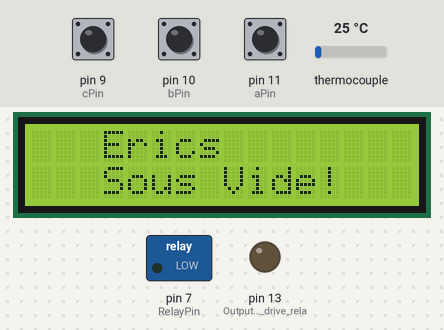
A sketch run on a simulated Arduino Uno, built with avr-gcc and run on an emulated ATmega328P. Shown: 16×2 character LCD, switched loads named in the sketch (green lamp = pin HIGH), output pins drawn as LEDs (lit = HIGH). The inputs (shaded band) are chosen by the test bench; at power-on: pin 9 (cPin) HIGH, thermocouple 25 °C, pin 10 (bPin) HIGH, pin 11 (aPin) HIGH. EEPROM starts erased; pins used as bus, display or sensor lines are not drawn; what the sketch prints to the serial monitor is not drawn.

Above: at 4.2 s.
4.3 s: pin 9 (cPin) pulled LOW for 0.15 s
At 5.7 s:
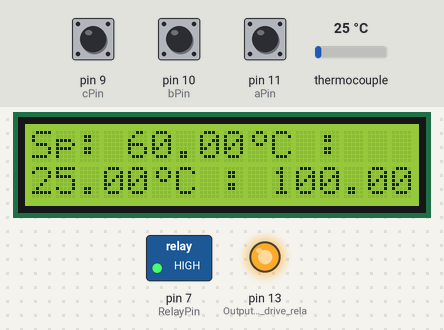
6.0 s: thermocouple set to 50 °C
At 7.3 s:
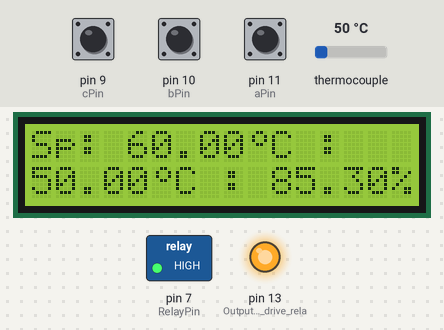
9.0 s: thermocouple set to 55 °C
At 10.8 s:
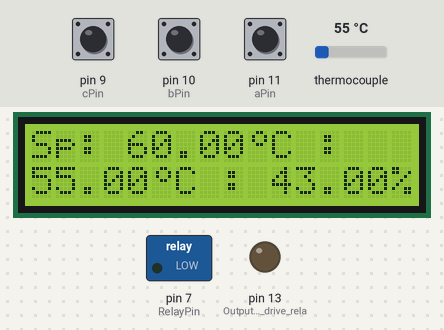
11.1 s: pin 10 (bPin) pulled LOW for 0.15 s
At 12.5 s:
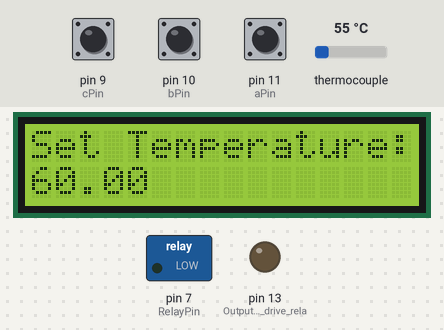
14.2 s: pin 11 (aPin) pulled LOW for 1 s
At 16.3 s:
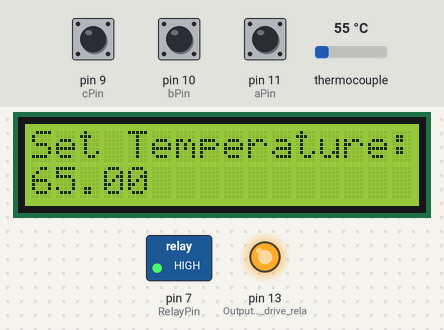
16.7 s: pin 11 (aPin) pulled LOW for 0.15 s
At 17.2 s:
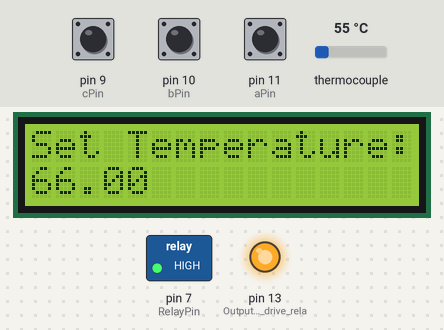
Timing chart, 0 to 19.4 s (numbered marks = the images above; inputs shaded):
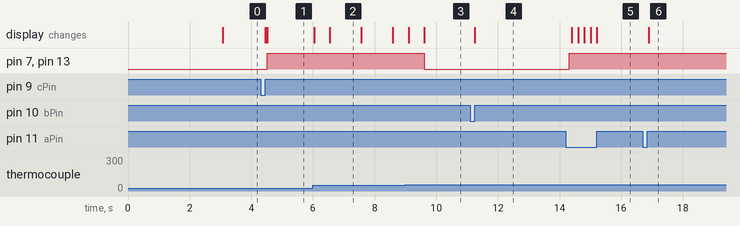

The sketch:

sous_vide.ino
```cpp
// LCD Library
#include <LiquidCrystal.h>
// PID Library
#include <PID_v1.h>
#include <PID_AutoTune_v0.h>
// temp sensor library
#include "max6675.h"
// So we can save and retrieve settings
#include <EEPROM.h>

// ************************************************
// Pin definitions
// ************************************************

// Output Relay
#define RelayPin 7
#define aPin 11
#define bPin 10
#define cPin 9

int thermoDO = 4;
int thermoCS = 3;
int thermoCLK = 2;

MAX6675 thermocouple (thermoCLK, thermoCS, thermoDO);
int vccPin = 5;
int gndPin = 6;

/*
 LCD circuit:
 * LCD RS pin to digital pin A0
 * LCD Enable pin to digital pin A1
 * LCD D4 pin to digital pin A2
 * LCD D5 pin to digital pin A3
 * LCD D6 pin to digital pin A4
 * LCD D7 pin to digital pin A5
 * LCD R/W pin to ground
 * LCD VSS pin to ground
 * LCD VCC pin to 5V
 * 10K resistor:
 * ends to +5V and ground
 * wiper to LCD VO pin (pin 3)
 */

// ************************************************
// PID Variables and constants
// ************************************************

//Define Variables we'll be connecting to
double Setpoint;
double Input;
double Output;

volatile long onTime = 0;

// pid tuning parameters
double Kp;
double Ki;
double Kd;

// EEPROM addresses for persisted data
const int SpAddress = 0;
const int KpAddress = 8;
const int KiAddress = 16;
const int KdAddress = 24;

//Specify the links and initial tuning parameters
PID myPID(&Input, &Output, &Setpoint, Kp, Ki, Kd, DIRECT);

// 10 second Time Proportional Output window
int WindowSize = 10000;
unsigned long windowStartTime;

// ************************************************
// Auto Tune Variables and constants
// ************************************************
byte ATuneModeRemember=2;

double aTuneStep=500;
double aTuneNoise=3;
unsigned int aTuneLookBack=60;

boolean tuning = false;

PID_ATune aTune(&Input, &Output);

// ************************************************
// DiSplay Variables and constants
// ************************************************

LiquidCrystal lcd(A0, A1, A2, A3, A4, A5);

unsigned long lastInput = 0; // last button press

byte degree[8] = // define the degree symbol
{
 B00110,
 B01001,
 B01001,
 B00110,
 B00000,
 B00000,
 B00000,
 B00000
};

const int logInterval = 10000; // log every 10 seconds
long lastLogTime = 0;

// ************************************************
// States for state machine
// ************************************************
enum operatingState { OFF = 0, SETP, RUN, TUNE_P, TUNE_I, TUNE_D, AUTO};
operatingState opState = OFF;


// ************************************************
// Setup and diSplay initial screen
// ************************************************
void setup()
{
   Serial.begin(9600);


   // Initialize Relay Control:
   pinMode(aPin, INPUT_PULLUP);
   pinMode(bPin, INPUT_PULLUP);
   pinMode(cPin, INPUT_PULLUP);
   pinMode(RelayPin, OUTPUT);    // Output mode to drive relay
   pinMode(13, OUTPUT);    // Output mode to drive relay
   digitalWrite(RelayPin, LOW);  // make sure it is off to start
   digitalWrite(13, LOW);  // make sure it is off to start

   // Set up Ground & Power for the sensor from GPIO pins

    pinMode(vccPin, OUTPUT); digitalWrite(vccPin, HIGH);
    pinMode(gndPin, OUTPUT); digitalWrite(gndPin, LOW);

   // Initialize LCD DiSplay

   lcd.begin(16, 2);
   lcd.createChar(1, degree); // create degree symbol from the binary
   lcd.setCursor(0, 0);
   lcd.print(F("    Eric's"));
   lcd.setCursor(0, 1);
   lcd.print(F("   Sous Vide"));

   // Start up the DS18B20 One Wire Temperature Sensor

   delay(3000);  // Splash screen

   // Initialize the PID and related variables
   LoadParameters();
   myPID.SetTunings(Kp,Ki,Kd);

   myPID.SetSampleTime(1000);
   myPID.SetOutputLimits(0, WindowSize);

  // Run timer2 interrupt every 15 ms
  TCCR2A = 0;
  TCCR2B = 1<<CS22 | 1<<CS21 | 1<<CS20;

  //Timer2 Overflow Interrupt Enable
  TIMSK2 |= 1<<TOIE2;
}

// ************************************************
// Timer Interrupt Handler
// ************************************************
SIGNAL(TIMER2_OVF_vect)
{
  if (opState == OFF)
  {
    turnOff();  // make sure relay is off
  }
  else
  {
    DriveOutput();
  }
}

// ************************************************
// Main Control Loop
//
// All state changes pass through here
// ************************************************
void loop()
{
   // wait for button release before changing state
   while(ReadButtons() != 0) {}

   lcd.clear();

   switch (opState)
   {
   case OFF:
      Off();
      break;
   case SETP:
      Tune_Sp();
      break;
    case RUN:
      Run();
      break;
   }
}

// ************************************************
// Initial State - press RIGHT to enter setpoint
// ************************************************
void Off()
{
   myPID.SetMode(MANUAL);
   turnOff();
   lcd.print(F("   Erics"));
   lcd.setCursor(0, 1);
   lcd.print(F("   Sous Vide!"));
   uint8_t buttons = 0;

   while(buttons != 3)
   {
      buttons = ReadButtons();
   }
   // Prepare to transition to the RUN state
    // Start an asynchronous temperature reading

   //turn the PID on
   myPID.SetMode(AUTOMATIC);
   windowStartTime = millis();
   opState = RUN; // start control
}

// ************************************************
// Setpoint Entry State
// UP/DOWN to change setpoint
// RIGHT for tuning parameters
// LEFT for OFF
// SHIFT for 10x tuning
// ************************************************
void Tune_Sp()
{
   lcd.print(F("Set Temperature:"));
   uint8_t buttons = 0;
   while(true)
   {
      buttons = ReadButtons();

      float increment = 1;
      if (buttons == 1)
      {
         Setpoint += increment;
         delay(200);
      }
      if (buttons == 2)
      {
         Setpoint -= increment;
         delay(200);
      }

      if ((millis() - lastInput) > 10000)  // return to RUN after 10 seconds idle
      {
         opState = RUN;
         return;
      }
      lcd.setCursor(0,1);
      lcd.print(Setpoint);
      lcd.print(" ");
      DoControl();
   }
}


// ************************************************
// PID COntrol State
// SHIFT and RIGHT for autotune
// RIGHT - Setpoint
// LEFT - OFF
// ************************************************
void Run()
{
   // set up the LCD's number of rows and columns:
   lcd.print(F("Sp: "));
   lcd.print(Setpoint);
   lcd.write(1);
   lcd.print(F("C : "));

   SaveParameters();
   myPID.SetTunings(Kp,Ki,Kd);

   uint8_t buttons = 0;
   while(true)
   {

      buttons = ReadButtons();
      if ((buttons == 4) && (abs(Input - Setpoint) < 0.5))  // Should be at steady-state
      {
         StartAutoTune();
      }
      else if (buttons == 2)
      {
        opState = SETP;
        return;
      }
      else if (buttons == 3)
      {
        opState = OFF;
        return;
      }

      DoControl();

      lcd.setCursor(0,1);
      lcd.print(Input);
      lcd.write(1);
      lcd.print(F("C : "));

      float pct = map(Output, 0, WindowSize, 0, 1000);
      lcd.setCursor(10,1);
      lcd.print(F("      "));
      lcd.setCursor(10,1);
      lcd.print(pct/10);
      //lcd.print(Output);
      lcd.print("%");

      lcd.setCursor(15,0);
      if (tuning)
      {
        lcd.print("T");
      }
      else
      {
        lcd.print(" ");
      }

      // periodically log to serial port in csv format
      if (millis() - lastLogTime > logInterval)
      {
        Serial.print(Input);
        Serial.print(",");
        Serial.println(Output);
      }

      delay(250);
   }
}

// ************************************************
// Execute the control loop
// ************************************************
void DoControl()
{
  // Read the input:
    Input = thermocouple.readCelsius();

  if (tuning) // run the auto-tuner
  {
     if (aTune.Runtime()) // returns 'true' when done
     {
        FinishAutoTune();
     }
  }
  else // Execute control algorithm
  {
     myPID.Compute();
  }

  // Time Proportional relay state is updated regularly via timer interrupt.
  onTime = Output;
}

// ************************************************
// Called by ISR every 15ms to drive the output
// ************************************************
void DriveOutput()
{
  long now = millis();
  // Set the output
  // "on time" is proportional to the PID output
  if(now - windowStartTime>WindowSize)
  { //time to shift the Relay Window
     windowStartTime += WindowSize;
  }
  if((onTime > 100) && (onTime > (now - windowStartTime)))
  {
     turnOn();
  }
  else
  {
     turnOff();
  }
}


// ************************************************
// Start the Auto-Tuning cycle
// ************************************************

void StartAutoTune()
{
   // REmember the mode we were in
   ATuneModeRemember = myPID.GetMode();

   // set up the auto-tune parameters
   aTune.SetNoiseBand(aTuneNoise);
   aTune.SetOutputStep(aTuneStep);
   aTune.SetLookbackSec((int)aTuneLookBack);
   tuning = true;
}

// ************************************************
// Return to normal control
// ************************************************
void FinishAutoTune()
{
   tuning = false;

   // Extract the auto-tune calculated parameters
   Kp = aTune.GetKp();
   Ki = aTune.GetKi();
   Kd = aTune.GetKd();

   // Re-tune the PID and revert to normal control mode
   myPID.SetTunings(Kp,Ki,Kd);
   myPID.SetMode(ATuneModeRemember);

   // Persist any changed parameters to EEPROM
   SaveParameters();
}

// ************************************************
// Check buttons and time-stamp the last press
// ************************************************
uint8_t ReadButtons()
{
  uint8_t buttons = 0;
  if (digitalRead(aPin) == LOW && digitalRead(bPin)== LOW && digitalRead(cPin) == HIGH) {
    buttons = 4;
  } else if (digitalRead(aPin)== LOW) {
    buttons = 1;
  } else if (digitalRead(bPin)== LOW) {
    buttons = 2;
  } else if (digitalRead(cPin)== LOW) {
    buttons = 3;
  }

  if (buttons != 0)
  {
    lastInput = millis();
  }
  return buttons;
}

// ************************************************
// Save any parameter changes to EEPROM
// ************************************************
void SaveParameters()
{
   if (Setpoint != EEPROM_readDouble(SpAddress))
   {
      EEPROM_writeDouble(SpAddress, Setpoint);
   }
   if (Kp != EEPROM_readDouble(KpAddress))
   {
      EEPROM_writeDouble(KpAddress, Kp);
   }
   if (Ki != EEPROM_readDouble(KiAddress))
   {
      EEPROM_writeDouble(KiAddress, Ki);
   }
   if (Kd != EEPROM_readDouble(KdAddress))
   {
      EEPROM_writeDouble(KdAddress, Kd);
   }
}

// ************************************************
// Load parameters from EEPROM
// ************************************************
void LoadParameters()
{
  // Load from EEPROM
   Setpoint = EEPROM_readDouble(SpAddress);
   Kp = EEPROM_readDouble(KpAddress);
   Ki = EEPROM_readDouble(KiAddress);
   Kd = EEPROM_readDouble(KdAddress);

   // Use defaults if EEPROM values are invalid
   if (isnan(Setpoint) || Setpoint == 0)
   {
     Setpoint = 60;
   }
   if (isnan(Kp) || Kp == 0)
   {
     Kp = 850;
   }
   if (isnan(Ki) || Ki == 0)
   {
     Ki = 0.5;
   }
   if (isnan(Kd) || Kd == 0)
   {
     Kd = 0.1;
   }
}


// ************************************************
// Write floating point values to EEPROM
// ************************************************
void EEPROM_writeDouble(int address, double value)
{
   byte* p = (byte*)(void*)&value;
   for (int i = 0; i < sizeof(value); i++)
   {
      EEPROM.write(address++, *p++);
   }
}

// ************************************************
// Read floating point values from EEPROM
// ************************************************
double EEPROM_readDouble(int address)
{
   double value = 0.0;
   byte* p = (byte*)(void*)&value;
   for (int i = 0; i < sizeof(value); i++)
   {
      *p++ = EEPROM.read(address++);
   }
   return value;
}


// turn on heater
void turnOn() {
  digitalWrite(RelayPin, HIGH);
  digitalWrite(13, HIGH);
}

// turn off heater
void turnOff() {
  digitalWrite(RelayPin, LOW);
  digitalWrite(13, LOW);
}
```

Measured:
- the behaviour switches between 54 and 55 °C on thermocouple (found by bisection; images 2 and 3)
- after the input at 4.3 s, pin 7 (RelayPin), pin 13 (Output_mode_to_drive_rela): LOW → HIGH after 0.21 s; the display: first changes after 0.15 s (image 1 shows a later state)
- after the input at 6.0 s, the display: first changes at once (image 2 shows a later state)
- after the input at 9.0 s, pin 7 (RelayPin), pin 13 (Output_mode_to_drive_rela): HIGH → LOW after 0.61 s; the display: first changes after 0.10 s (image 3 shows a later state)
- after the input at 11.1 s, the display: changes after 0.16 s (image 4)
- after the input at 14.2 s, the display: first changes after 0.20 s (image 5 shows a later state)
- after the input at 16.7 s, the display: changes after 0.20 s (image 6)
